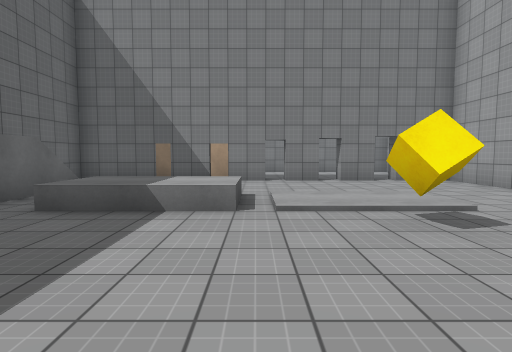
View 1 (above)

14 first-person views from a walk through a Unity game level. The camera is 1.4 m above the floor, tilts 4° down and sees 80° across. The floor is counted in squares, 2 m on a side. Each view is taken from the middle of a square. On the plan, view 1 faces up. The plan holds only what a view shows up to about 10 squares ahead; the rest is blank. Door leaves are left out, so doorways stand open. Surface patterns are stand-ins for the level's own textures.

View 2
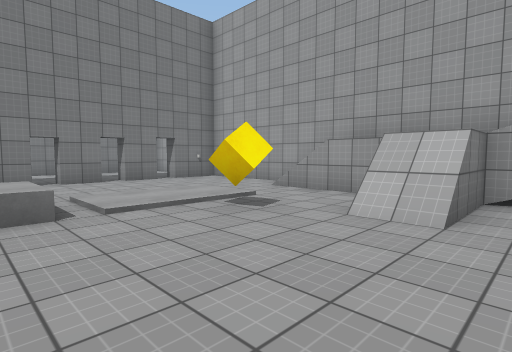

View 3
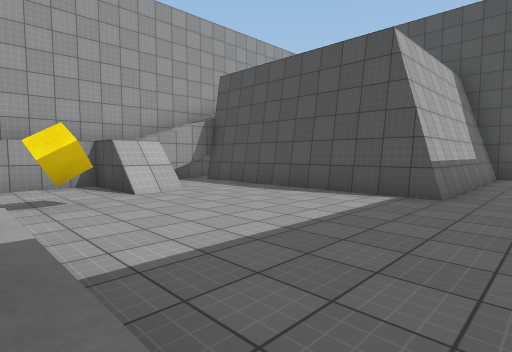

View 4
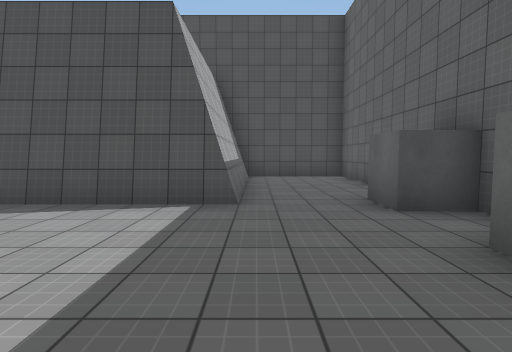

View 5
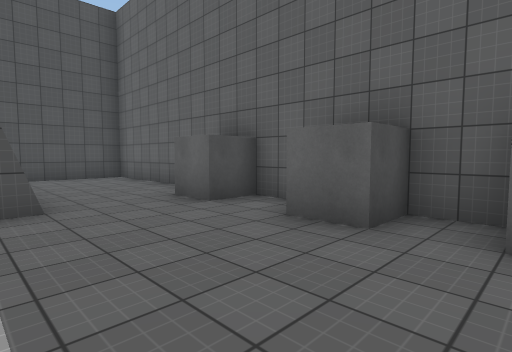

View 6
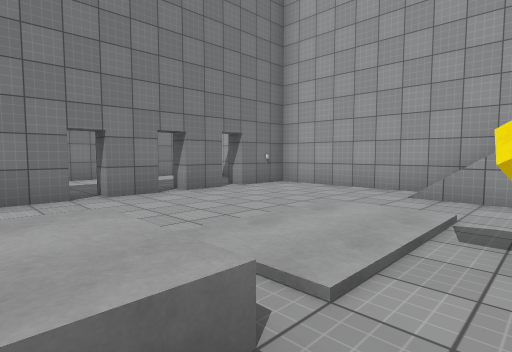

View 7
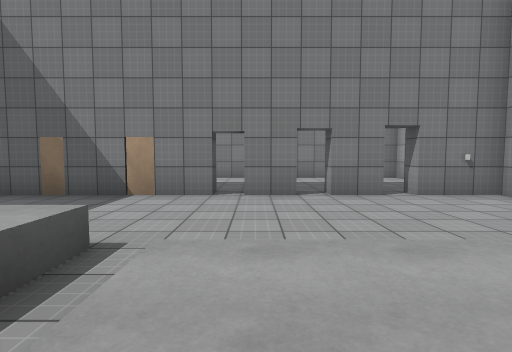

View 8
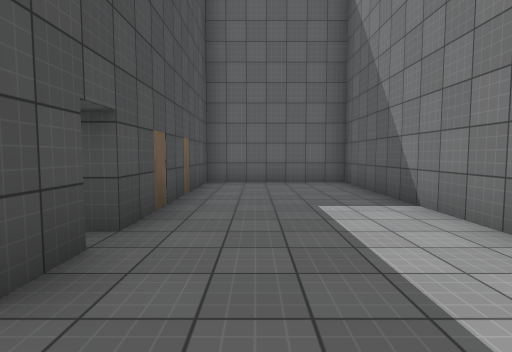

View 9
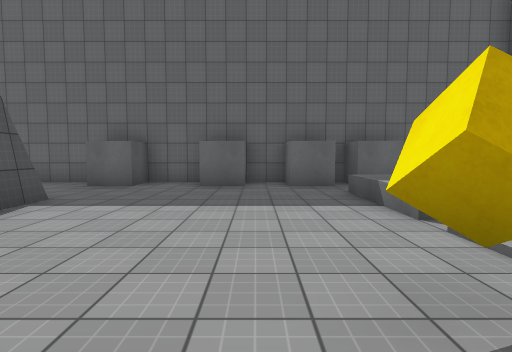

View 10
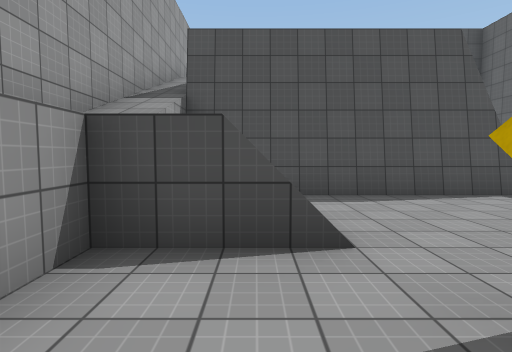

View 11
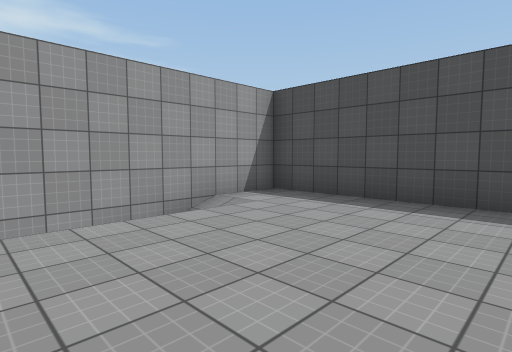

View 12
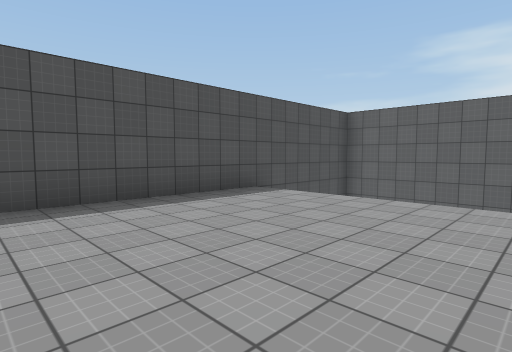

View 13
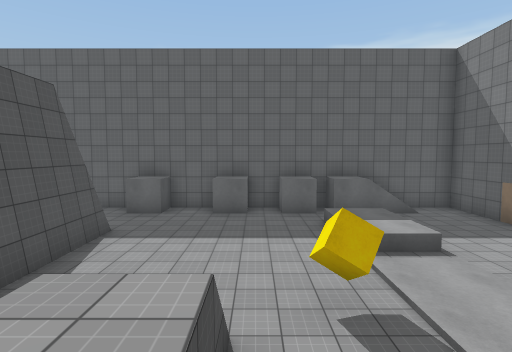

View 14
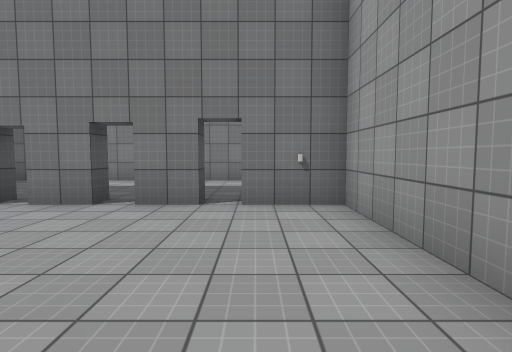

### Floor plan
Key: @ floor where view 1 was taken; # wall or solid block; . main floor; : floor 0.25 m higher than the main floor; + floor 2 m higher than the main floor; * floor 6 m higher than the main floor; / step, stairs or slope; D open door; ^ raised ledge; C cube.
Columns run from 5 left of view 1 to 6 right of it. Each row starts with its distance up from view 1.
 13 ############
 12 #..........#
 11 #..........#
 10 #..........
  9 #####DDDDD##
  8 #....DDDDD.#
  7 #..........#
  6 #/.........#
  5 #+.^^/::...#
  4 #..^^///.//#
  3 ##.....C./ #
  2 #.......//+#
  1 ##......// #
  0 #....@...//#
 -1 ##.......//#
 -2 #...#*****/#
 -3 #...#*****/#
 -4 #...#*****/#
 -5 #...#****//#
 -6 #...#******#
 -7 ############

Where each view was taken, in squares from view 1:
view 1: 0 up, 0 right, facing up
view 2: 0 up, 1 left, facing up-right
view 3: 4 up, 3 left, facing down-right
view 4: 3 up, 2 left, facing down
view 5: 3 up, 1 left, facing down-left
view 6: 3 up, 1 left, facing up-right
view 7: 3 up, 1 right, facing up
view 8: 10 up, 3 right, facing left
view 9: 2 up, 3 right, facing left
view 10: 4 up, 3 right, facing down
view 11: 2 down, 1 right, facing down-right
view 12: 2 down, 4 right, facing down-left
view 13: 2 up, 5 right, facing left
view 14: 4 up, 4 right, facing up
